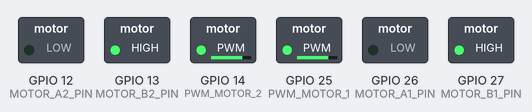
A sketch run on a simulated ESP32. Parts: switched loads named in the sketch (green lamp = pin HIGH). What the sketch prints to the serial monitor is not drawn.

Above: at 2.05 s.
At 5.95 s:
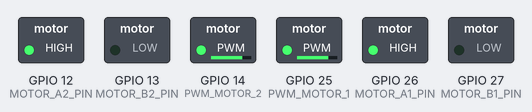
At 7.95 s:
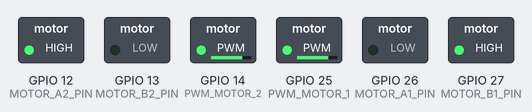
At 9.95 s:
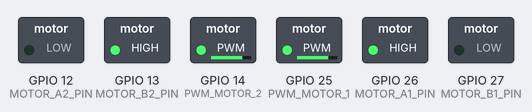
Timing chart, 0 to 11.2 s (numbered marks = the images above):
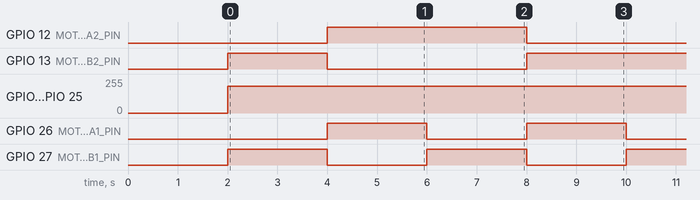

The sketch:

cmd_vel_to_pwm.ino
```cpp
/*

*/
//MOTOR 1 (right motor)
const uint8_t  MOTOR_A1_PIN = 26;  //Driver Board IN1
const uint8_t  MOTOR_B1_PIN = 27;  //Driver Board IN2
const uint8_t  PWM_MOTOR_1 = 25;   //Driver Board PWM
//MOTOR 2 (left motor)
const uint8_t  MOTOR_A2_PIN = 12;  //Driver Board IN1
const uint8_t  MOTOR_B2_PIN = 13;  //Driver Board IN2
const uint8_t  PWM_MOTOR_2 = 14;   //Driver Board PWM

const uint8_t  channel_L = 0;
const uint8_t  channel_R = 1;

float left_wheel;
float right_wheel;

void setup(){
  Serial.begin(115200);
  pin_def();
  stop();
  Serial.println("Get ready");
  delay(2000);

}

void pin_def(){
  const int freq = 5000;
  const int res = 8;

  pinMode(MOTOR_A1_PIN, OUTPUT);
  pinMode(MOTOR_B1_PIN, OUTPUT);
  pinMode(PWM_MOTOR_1, OUTPUT);
  pinMode(MOTOR_A2_PIN, OUTPUT);
  pinMode(MOTOR_B2_PIN, OUTPUT);
  pinMode(PWM_MOTOR_2, OUTPUT);

  ledcSetup(channel_R, freq, res);
  ledcSetup(channel_L, freq, res);
  ledcAttachPin(PWM_MOTOR_1, channel_R);
  ledcAttachPin(PWM_MOTOR_2, channel_L);
}

void cmd_cel_to_pwm(float x, float z){
  right_wheel = (x+z)/2;
  left_wheel = (x-z)/2;
  direction();
  speed();
  if(x==0.0 & z==0){
    stop();
  }

  Serial.print(left_wheel);Serial.print(" / ");Serial.print(right_wheel);
}

void loop(){
  Serial.println("forward");
  cmd_cel_to_pwm(0.5,0.0);
  delay(2000);
  Serial.println("back");
  cmd_cel_to_pwm(-0.5,0.0);
  delay(2000);
  Serial.println("left");
  cmd_cel_to_pwm(0.0,1.0);
  delay(2000);
  Serial.println("right");
  cmd_cel_to_pwm(0.0,-1.0);
  delay(2000);
}

void direction(){
  digitalWrite(MOTOR_B1_PIN, right_wheel > 0);//right_wheel
  digitalWrite(MOTOR_A1_PIN, right_wheel < 0);
  digitalWrite(MOTOR_B2_PIN, left_wheel > 0);//left_wheel
  digitalWrite(MOTOR_A2_PIN, left_wheel < 0);
}

void speed(){
  ledcWrite(channel_R, 200);
  ledcWrite(channel_L, 200);
}

void stop(){
  digitalWrite(MOTOR_A1_PIN, LOW);
  digitalWrite(MOTOR_B1_PIN, LOW);
  //analogWrite(PWM_MOTOR_1, velocity_set_right);

  digitalWrite(MOTOR_A2_PIN, LOW);
  digitalWrite(MOTOR_B2_PIN, LOW);
  //analogWrite(PWM_MOTOR_2, velocity_set_right);

}
```

Measured:
- by itself, GPIO 12 (MOTOR_A2_PIN): alternates HIGH for 4.0 s and LOW for 4.0 s
- by itself, GPIO 13 (MOTOR_B2_PIN): repeats every 8.0 s: LOW 4.0 s, HIGH 4.0 s
- by itself, GPIO 14 (PWM_MOTOR_2), GPIO 25 (PWM_MOTOR_1): 0/255 → 199/255 at 2.0 s
- by itself, GPIO 26 (MOTOR_A1_PIN), GPIO 27 (MOTOR_B1_PIN): alternates HIGH for 2.0 s and LOW for 2.0 s
